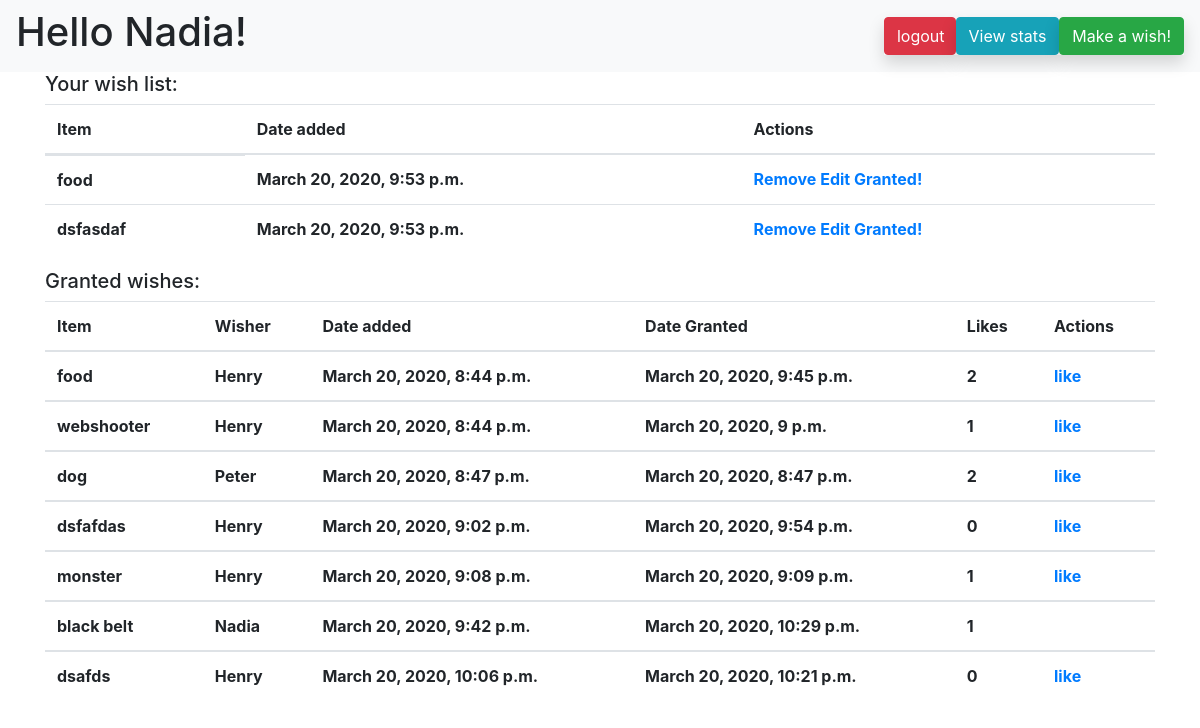
The page /wishes (signed in) on the database its author committed.
### exam_app/models.py (models this page shows)
class User(models.Model):
    first_name = models.CharField(max_length=60)
    last_name = models.CharField(max_length=60)
    email = models.CharField(max_length=60)
    password = models.CharField(max_length=60)
    created_at = models.DateTimeField(auto_now_add=True)
    updated_at = models.DateTimeField(auto_now=True)
    objects = UserManager()

class Wish(models.Model):
    item = models.CharField(max_length=255)
    description = models.TextField()
    like = models.ManyToManyField(User, related_name="user_likes")
    total_likes = models.IntegerField(default=0)
    wished_by = models.ForeignKey(
        User, related_name="User_wishes", on_delete=models.CASCADE
    )
    grant_wish = models.BooleanField(default=False)
    created_at = models.DateTimeField(auto_now_add=True)
    updated_at = models.DateTimeField(auto_now=True)
    objects = WishManager()

### exam_app/views.py (the view)
# urls.py: path("wishes", views.wishes),
def wishes(request):
    user_id_is_session = request.session.get("user_id")
    all_wishes = Wish.objects.all()
    if user_id_is_session:
        user_from_db = User.objects.get(id=user_id_is_session)
        context = {
            "user": user_from_db,
            "all_wishes": all_wishes,
            "user_wishes": Wish.objects.filter(wished_by=user_from_db),
            "granted_wishes": Wish.objects.filter(grant_wish=True),
            "not_granted": Wish.objects.filter(grant_wish=False),
        }
    return render(request, "success.html", context)

### exam_app/templates/success.html (shortened to what this page needs)
<!DOCTYPE html>
<html lang="en">
<head>
    <link href="https://stackpath.bootstrapcdn.com/bootstrap/4.4.1/css/bootstrap.min.css" rel="stylesheet"
>
</head>
<body>
    <nav class="navbar navbar-expand-lg navbar-light bg-light">
        <h1>Hello {{user.first_name}}!</h1>
        <ul class="nav navbar-nav ml-auto">
            <li>
                <div class="shadow">
                    <a class="btn btn-danger" style="padding-right: 10px;" href="/logout">logout</a>
                </div>
            </li>
            <li>
                <div class="shadow">
                    <a class="btn btn-info" href="/view_stats">View stats</a>
                </div>
            </li>
            <li>
                <div class="shadow">
                    <a class="btn btn-success" href="/wish_page">Make a wish!</a>
                </div>
            </li>
        </ul>
    </nav>
    <div class="container">
        <h5>Your wish list:</h5>
        <table class="table table-hover">
            <thead>
                <tr>
                    <th scope="col">Item</th>
                    <th scope="col">Date added</th>
                    <th scope="col">Actions</th>
                </tr>
            </thead>
            <tbody>
                {% for wishes in not_granted%}
                {% if wishes.wished_by.id == request.session.user_id%}
                <tr>
                    <th class="d-block">{{wishes.item}}</th>
                    <th>{{wishes.created_at}}</th>
                    <th>
                        <a href="/remove/{{wishes.id}}">Remove</a>
                        <a href="/wishes/{{wishes.id}}/edit">Edit</a>
                        <a href="/grant_wish/{{wishes.id}}">Granted!</a>
                    </th>
                </tr>
                {% endif %}
                {% endfor %}
            </tbody>
        </table>
        <h5>Granted wishes:</h5>
        <table class="table table-hover">
            <thead>
                <tr>
                    <th scope="col">Item</th>
                    <th scope="col">Wisher</th>
                    <th scope="col">Date added</th>
                    <th scope="col">Date Granted</th>
                    <th scope="col">Likes</th>
                    <th scope="col">Actions</th>
                </tr>
            </thead>
            {% for wishes in granted_wishes %}
            <tbody>
                <tr>
                    <th>{{wishes.item}}</th>
                    <th>{{wishes.wished_by.first_name}}</th>
                    <th>{{wishes.created_at}}</th>
                    <th>{{wishes.updated_at}}</th>
                    <th>{{wishes.like.count}}</th>
                    {% if wishes.wished_by.id != request.session.user_id %}
                    <th>
                        <a href="/likes/{{wishes.id}}">like</a>
                    </th>
                    {% endif %}
                </tr>
            </tbody>
            {% endfor %}
        </table>
    </div>
</body>
</html>

### rows shown on the page
User: first_name "Nadia"
Wish: item "food", created_at "March 20, 2020, 9:53 p.m."
Wish: item "dsfasdaf", created_at "March 20, 2020, 9:53 p.m."
Wish: item "food", wished_by.first_name "Henry", created_at "March 20, 2020, 8:44 p.m.", updated_at "March 20, 2020, 9:45 p.m.", like.count "2"
Wish: item "webshooter", wished_by.first_name "Henry", created_at "March 20, 2020, 8:44 p.m.", updated_at "March 20, 2020, 9 p.m.", like.count "1"
Wish: item "dog", wished_by.first_name "Peter", created_at "March 20, 2020, 8:47 p.m.", updated_at "March 20, 2020, 8:47 p.m.", like.count "2"
Wish: item "dsfafdas", wished_by.first_name "Henry", created_at "March 20, 2020, 9:02 p.m.", updated_at "March 20, 2020, 9:54 p.m.", like.count "0"
Wish: item "monster", wished_by.first_name "Henry", created_at "March 20, 2020, 9:08 p.m.", updated_at "March 20, 2020, 9:09 p.m.", like.count "1"
Wish: item "black belt", wished_by.first_name "Nadia", created_at "March 20, 2020, 9:42 p.m.", updated_at "March 20, 2020, 10:29 p.m.", like.count "1"
Wish: item "dsafds", wished_by.first_name "Henry", created_at "March 20, 2020, 10:06 p.m.", updated_at "March 20, 2020, 10:21 p.m.", like.count "0"
